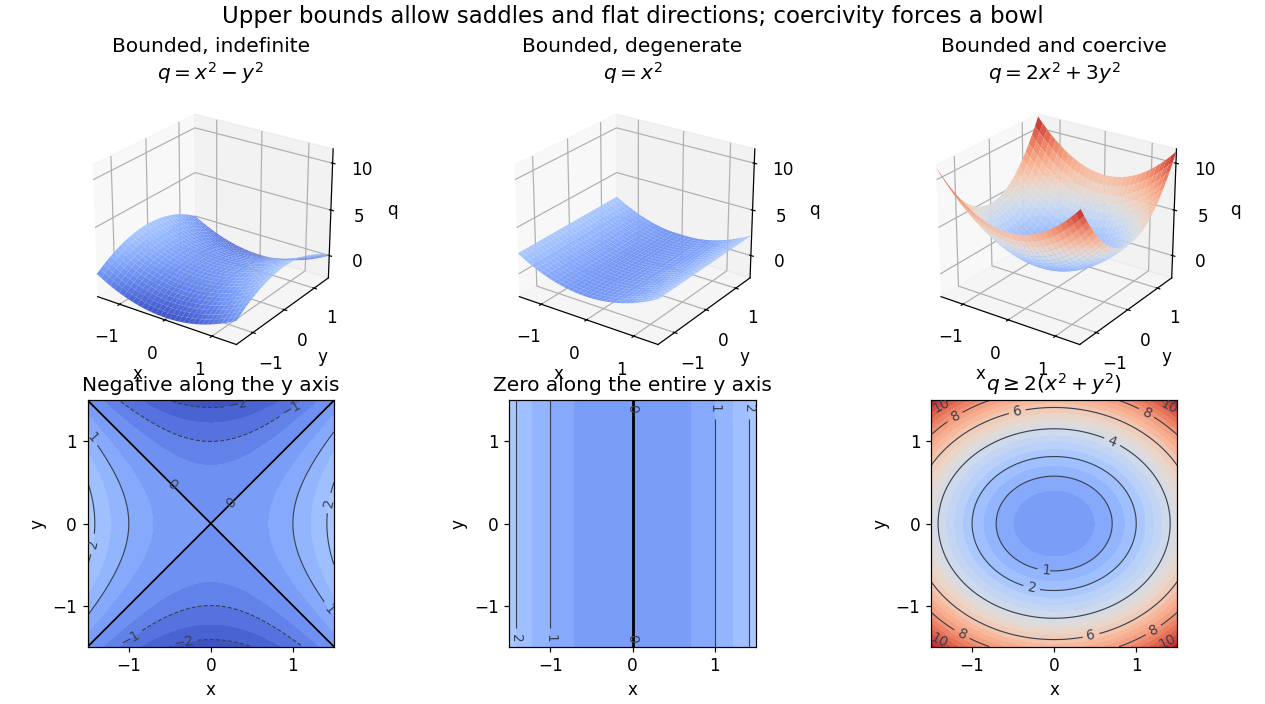

Write the Python code that produced this figure.
"""Plot self-pairings; run in _media with Python 3.14, matplotlib 3.10.7, NumPy 2.3.5."""
from pathlib import Path

import matplotlib.pyplot as plt
import numpy as np
from matplotlib.colors import Normalize


def main():
    plt.rcParams.update({"font.size": 11, "figure.facecolor": "white", "axes.facecolor": "white"})
    axis = np.linspace(-1.5, 1.5, 121)
    x, y = np.meshgrid(axis, axis)
    forms = [
        (x*x-y*y, r"$q=x^2-y^2$", "Bounded, indefinite", "Negative along the y axis"),
        (x*x, r"$q=x^2$", "Bounded, degenerate", "Zero along the entire y axis"),
        (2*x*x+3*y*y, r"$q=2x^2+3y^2$", "Bounded and coercive", r"$q\geq 2(x^2+y^2)$"),
    ]
    fig = plt.figure(figsize=(11.5, 6.4), layout="constrained")
    grid = fig.add_gridspec(2, 3, height_ratios=[1.1, 1])
    norm = Normalize(-2.5, 11.5)
    for col, (q, formula, name, message) in enumerate(forms):
        surface = fig.add_subplot(grid[0, col], projection="3d")
        surface.plot_surface(x, y, q, cmap="coolwarm", norm=norm, rstride=4, cstride=4, linewidth=0, alpha=1)
        surface.set(xlabel="x", ylabel="y", zlabel="q", xlim=(-1.5, 1.5), ylim=(-1.5, 1.5), zlim=(-2.5, 11.5))
        surface.set_title(name + "\n" + formula, pad=8)
        surface.set_xticks([-1, 0, 1]); surface.set_yticks([-1, 0, 1])
        surface.set_zticks([0, 5, 10]); surface.view_init(elev=25, azim=-55)
        surface.set_box_aspect((1, 1, 0.85))
        contour = fig.add_subplot(grid[1, col])
        levels = [-2, -1, 0, 1, 2, 4, 6, 8, 10]
        contour.contourf(x, y, q, levels=np.linspace(-2.5, 11.5, 29), cmap="coolwarm", norm=norm)
        lines = contour.contour(x, y, q, levels=levels, colors="#374151", linewidths=0.75)
        contour.clabel(lines, inline=True, fontsize=9)
        if col == 0:
            contour.plot(axis, axis, color="black", lw=1.1)
            contour.plot(axis, -axis, color="black", lw=1.1)
        if col == 1:
            contour.axvline(0, color="black", lw=1.8)
        contour.set(xlabel="x", ylabel="y", aspect="equal", title=message)
        contour.set_xticks([-1, 0, 1]); contour.set_yticks([-1, 0, 1])
    fig.suptitle("Upper bounds allow saddles and flat directions; coercivity forces a bowl", fontsize=15)
    fig.savefig(Path.cwd() / (Path(__file__).stem + ".png"), dpi=110, facecolor="white", transparent=False)
    plt.close(fig)


if __name__ == "__main__":
    main()
